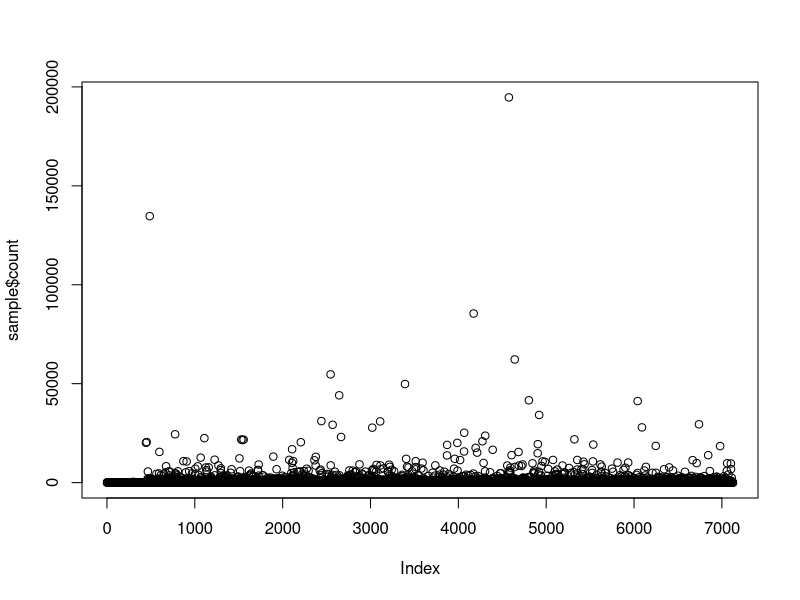
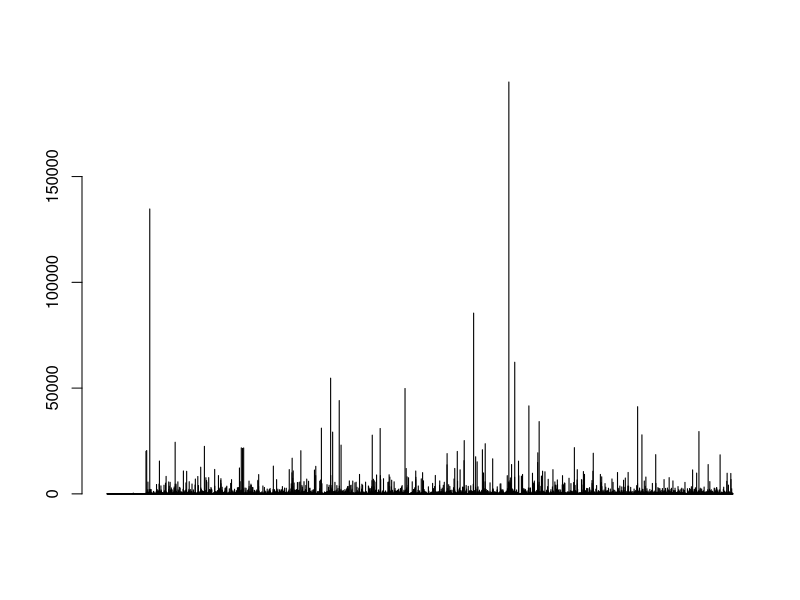
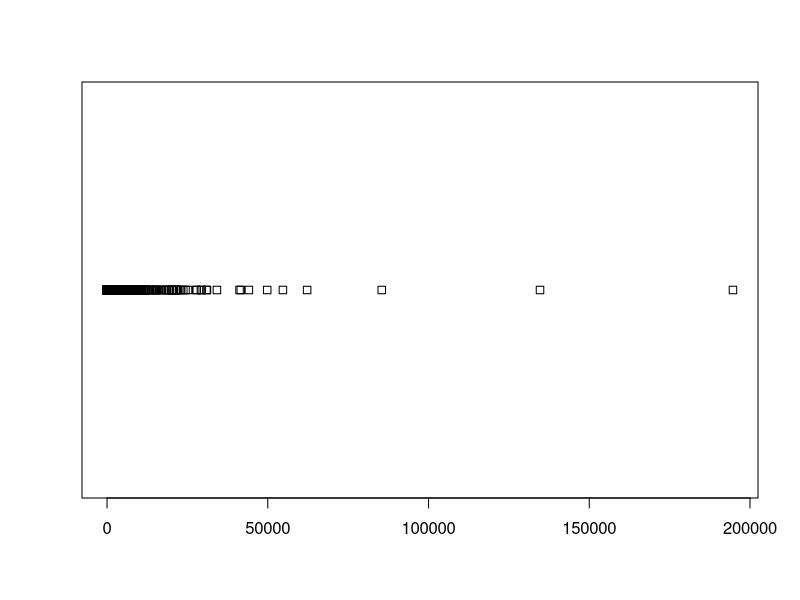
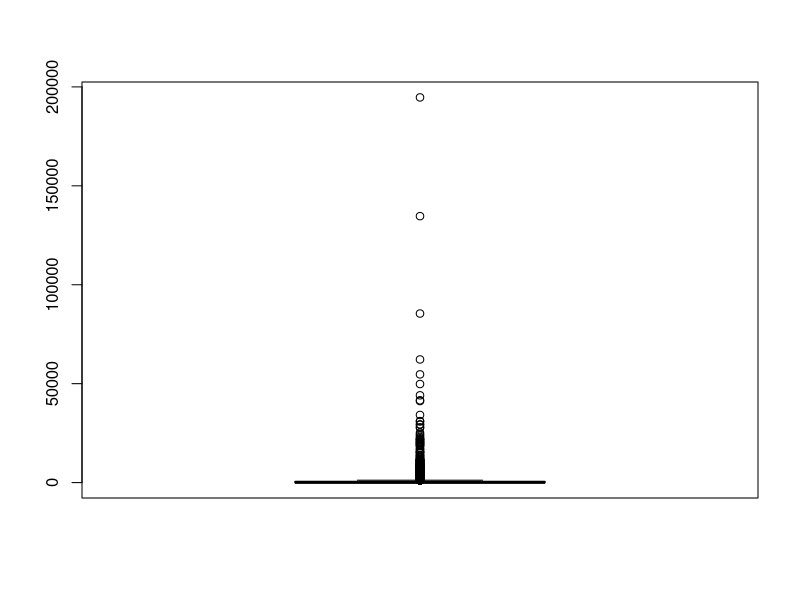
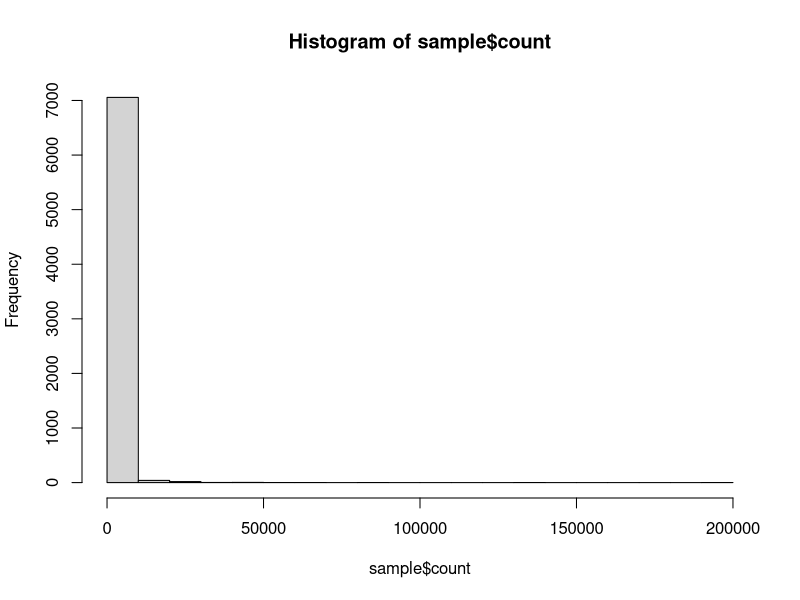
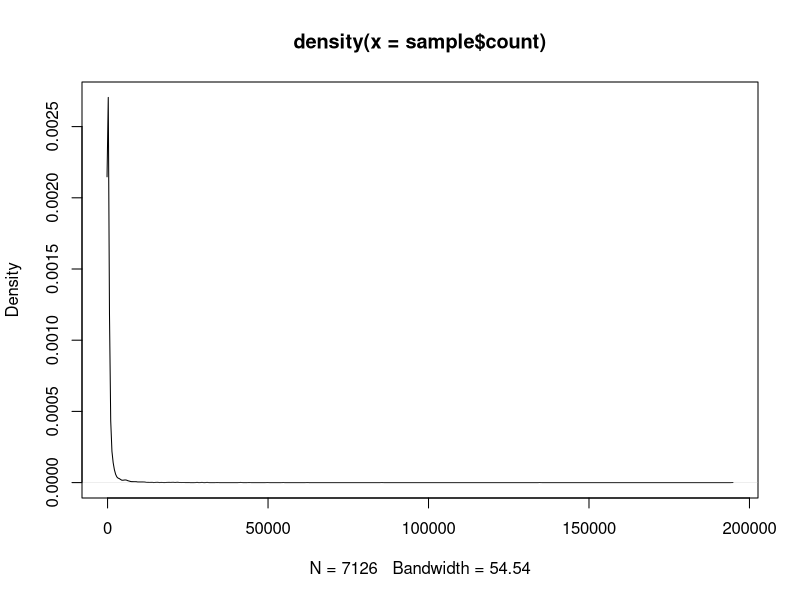

Here is the R script that generated these plots, in order:
## ---- chunk 1
library(here)
sample <- read.csv2(here("data", "sample.tsv"), sep="\t", header=TRUE)


## ---- chunk 2
head(sample)
dim(sample)
sum(sample$count==0)
## ---- chunk 3
min(sample$count)
max(sample$count)
mean(sample$count)
sd(sample$count)
## ---- chunk 4
plot(sample$count)
barplot(sample$count)
stripchart(sample$count)
boxplot(sample$count)
hist(sample$count)
plot(density(sample$count))
